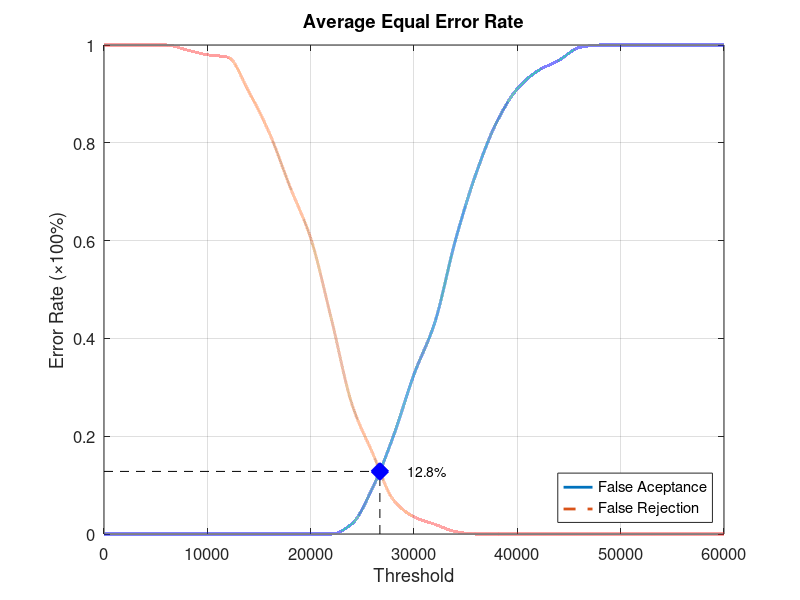
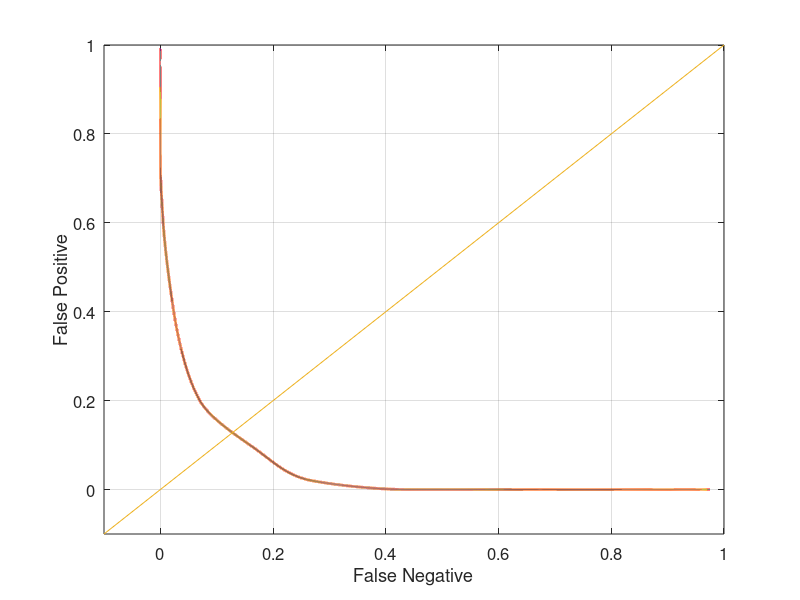

Reproduce these figures in MATLAB, in order.
function yEER = Database1_2
close all;
clear;
clc;
x = 0:2000:60000;
xq = 0:0.5:60000;

y0 = [0 0 0 0 0 0 0 0 0 0 0 0 0.0210526 0.0947368 0.2 0.326316 0.431579 0.6 0.736842 0.842105 0.910526 0.947368 0.968421 0.994737 1 1 1 1 1 1 1];
yy0 = interp1(x, y0, xq, 'pchip');
y1 = [1 1 1 1 0.99 0.98 0.975 0.905 0.82 0.71 0.605 0.44 0.265 0.165 0.07 0.035 0.02 0.005 0 0 0 0 0 0 0 0 0 0 0 0 0];
yy1 = interp1(x, y1, xq, 'pchip');

% Calculating EER: 
y2 = abs(y0 - y1);
find(y2 == min(y2))
yy2 = abs(yy0 - yy1);
xEER = find(yy2 == min(yy2));
xEERIndex = xq(xEER) % X-axis EER
yEER = yy0(xEER) % Y-axis EER

main = figure
plot(xq, yy0,'-','LineWidth', 2);	hold on
plot(xq, yy1,'--','LineWidth', 2);	hold on
plot([xEERIndex xEERIndex], [0 yEER], 'k--');	hold on
plot([0 xEERIndex], [yEER yEER], 'k--');	hold on
plot(xEERIndex, yEER, 'bx', 'LineWidth', 10);	hold on
text(xEERIndex + 10 * xEERIndex / 100, yEER, [num2str(round((10000 * yEER)) / 100) '%'])
legend('False Aceptance', 'False Rejection', 'Location', 'SouthEast')
xlabel('Threshold')
ylabel('Error Rate (\times100%)')
title('Average Equal Error Rate')
set(gca, 'FontSize', 12)
axis([0 60000 0 1])
grid on

print(main, 'Database1_2Main', '-dpng');
FNRxFPR = figure('Color', [1 1 1]);
plot(yy1, yy0, '-', yy1, yy0, 'LineWidth', 2);
hold on
y = -0.1:0.1:1
plot(y, y); 
set(gca, 'FontSize', 12)
xlabel('False Negative')
ylabel('False Positive')
axis([-0.1 1 -0.1 1])
set(gca, 'FontSize', 12)
grid on

print(FNRxFPR, 'Database1_2FNRxFPR','-dpng');
end
